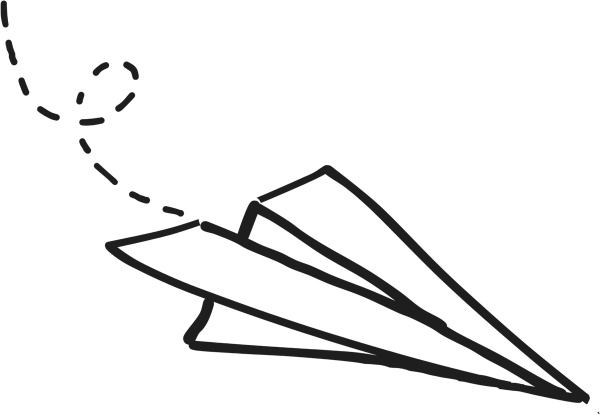
#> input picture paper-plane.png, 1200 x 830 px (shown at 1/2 size)
$ python build-social-card.py
#> lines starting #> are read from the running program, lines starting #| are printed output that depends on the picture
#!/usr/bin/env python
"""Draw assets/social-card.png -- the og:image for every page on the site.

A link preview is the one place the site shows up somewhere it does not
control, so the card is the page's own furniture and nothing else: white
ground, the hero plane, the headline in Bryndan Write, #303030 ink. No
gradient, no badge, no second colour -- a card that sells harder than the
page would be the same mistake the homepage already deleted once.

1200x630 is the size every scraper crops to (1.91:1, Facebook/LinkedIn/X).
Text sits inside a 100px margin because X and Slack round the corners and
LinkedIn trims a few pixels off the edge.

PNG not SVG: no scraper renders SVG. The plane is composited onto opaque
white here on purpose -- it is transparent line art, and X in dark mode
would otherwise draw black strokes on near-black.

Run with `python .claude/scripts/build-social-card.py` after any change to
the headline or the drawing. Needs `pillow`; draws text with the source
TTF beside this script, not the subset woff2 the page loads.
"""
from pathlib import Path
from PIL import Image, ImageDraw, ImageFont

ROOT = Path(__file__).resolve().parents[2]
FONT = Path(__file__).resolve().parent / "BryndanWriteBook-source.ttf"
W, H = 1200, 630
INK = (48, 48, 48)          # --ink, #303030. The only colour on the card.
MARGIN = 100

card = Image.new("RGB", (W, H), "white")
#> card: PIL image 1200x630 RGB; every value is 255
draw = ImageDraw.Draw(card)

# The plane, bottom-right, bled off the right edge so the dashed trail
# reads as motion across the card rather than as a logo parked in a corner.
# It is small and low for one reason: the trail climbs up and to the LEFT
# out of the nose, straight into the headline if the drawing is any bigger
# or any higher. Check the render after changing either.
plane = Image.open(ROOT / "paper-plane.png").convert("RGBA")
#> plane is the input picture: PIL image 1200x830 RGBA; mean R, G, B, A 2.6, 2.6, 2.6, 19.1
pw = 440
ph = round(plane.height * pw / plane.width)
#> ph = 304
plane = plane.resize((pw, ph), Image.LANCZOS)
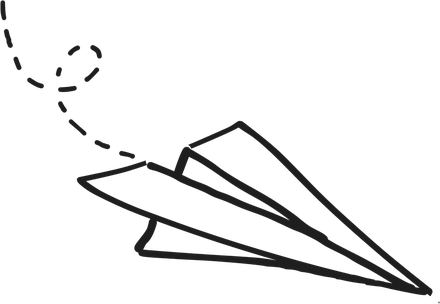
#> plane: PIL image 440x304 RGBA; mean R, G, B, A 2.5, 2.5, 2.5, 19.1; transparent parts drawn white
card.paste(plane, (W - pw + 50, H - ph + 20), plane)
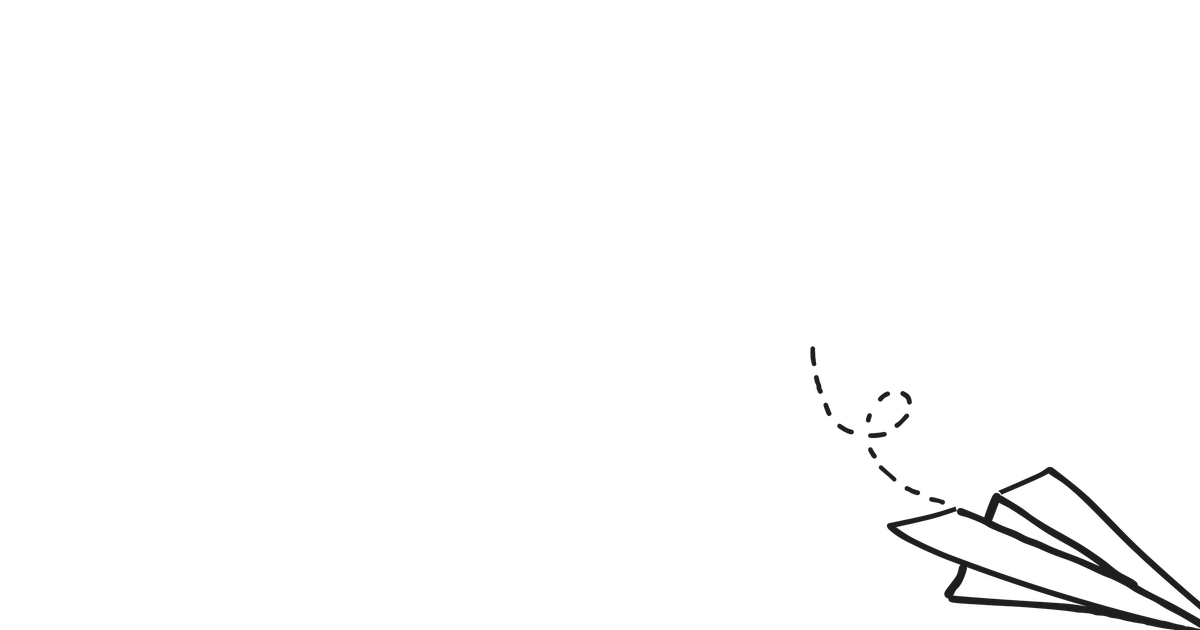
#> card: PIL image 1200x630 RGB; mean R, G, B 252.2, 252.2, 252.2

wordmark = ImageFont.truetype(str(FONT), 40)
headline = ImageFont.truetype(str(FONT), 76)

# Mark beside the wordmark, same pairing as the header: the logo carries no
# lettering, so the name has to be set.
#> (the run stopped early here; a loop or call above may not have finished)
